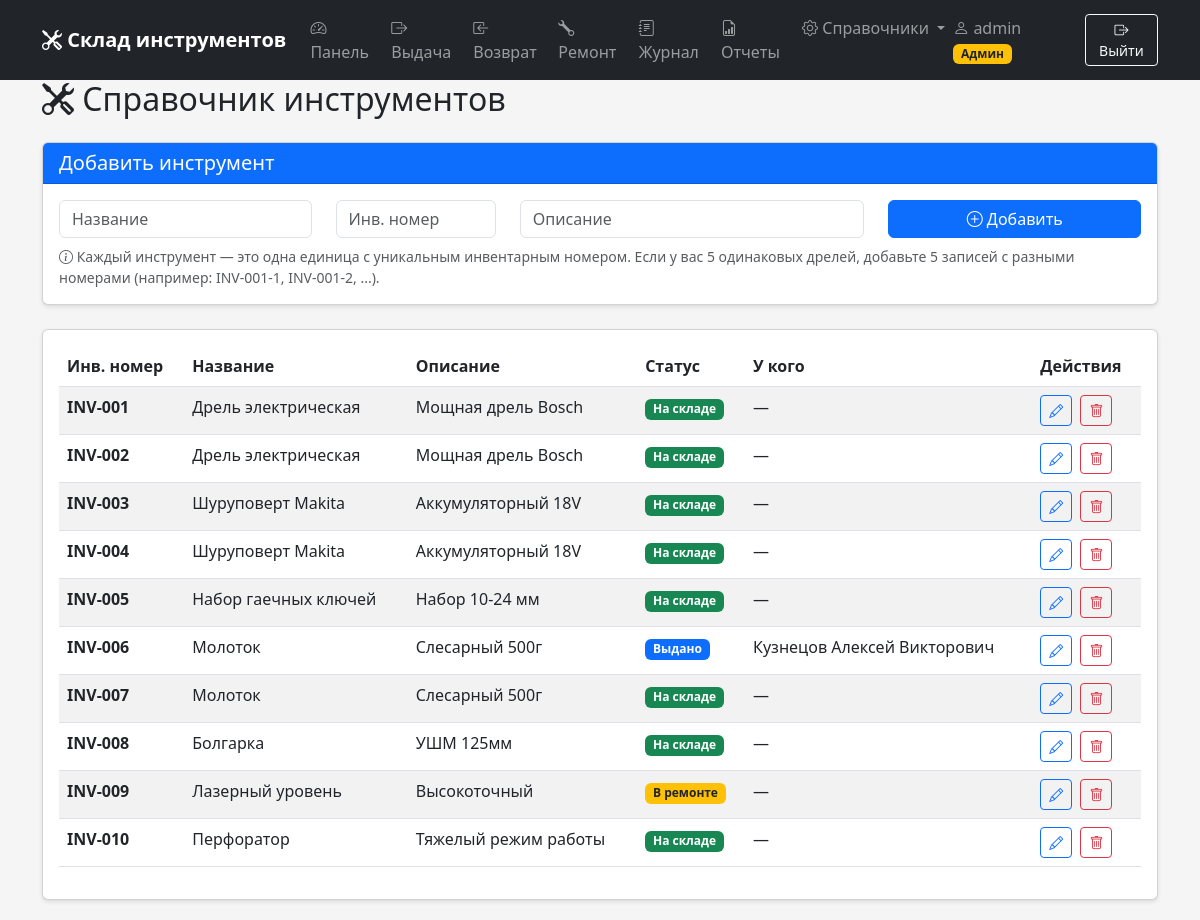
The page /tools_directory (signed in) on the database its author committed.
### tables this page shows
CREATE TABLE tools (
        id INTEGER PRIMARY KEY AUTOINCREMENT,
        name TEXT NOT NULL,
        inventory_number TEXT UNIQUE,
        description TEXT,
        status TEXT DEFAULT 'ok'
    );

### app.py (the view)
@app.route('/tools_directory')
@login_required
def tools_directory():
    conn = get_db()
    tools = conn.execute('''
        SELECT t.*,
               CASE WHEN t.status = 'issued' THEN e.fullname ELSE NULL END as issued_to
        FROM tools t
        LEFT JOIN transactions tr ON t.id = tr.tool_id AND tr.status = 'issued'
        LEFT JOIN employees e ON tr.employee_id = e.id
        ORDER BY t.inventory_number
    ''').fetchall()
    conn.close()
    return render_template('tools_directory.html', tools=tools)

### app.py (called while the page is built)
def get_db():
    conn = sqlite3.connect('tools.db')
    conn.row_factory = sqlite3.Row
    return conn

def login_required(f):
    @wraps(f)
    def decorated_function(*args, **kwargs):
        if 'user_id' not in session:
            flash('Пожалуйста, войдите в систему', 'warning')
            return redirect(url_for('login'))
        return f(*args, **kwargs)
    return decorated_function

### templates/tools_directory.html (shortened to what this page needs)
{% extends "base.html" %}
{% block content %}
<div class="container">
    <h2 class="mb-4"><i class="bi bi-tools"></i> Справочник инструментов</h2>
    {% if session.role == 'admin' %}
    <div class="card mb-4">
        <div class="card-header bg-primary text-white">
            <h5 class="mb-0">Добавить инструмент</h5>
        </div>
        <div class="card-body">
            <form method="POST" action="/add_tool">
                <div class="row">
                    <div class="col-md-3">
                        <input type="text" class="form-control" name="name" placeholder="Название" required>
                    </div>
                    <div class="col-md-2">
                        <input type="text" class="form-control" name="inventory_number" placeholder="Инв. номер" required>
                    </div>
                    <div class="col-md-4">
                        <input type="text" class="form-control" name="description" placeholder="Описание">
                    </div>
                    <div class="col-md-3">
                        <button type="submit" class="btn btn-primary w-100">
                            <i class="bi bi-plus-circle"></i> Добавить
                        </button>
                    </div>
                </div>
                <div class="form-text mt-2">
                    <i class="bi bi-info-circle"></i>
                    Каждый инструмент — это одна единица с уникальным инвентарным номером.
                    Если у вас 5 одинаковых дрелей, добавьте 5 записей с разными номерами (например: INV-001-1, INV-001-2, ...).
                </div>
            </form>
        </div>
    </div>
    {% endif %}
    <div class="card">
        <div class="card-body">
            <div class="table-responsive">
                <table class="table table-striped">
                    <thead>
                        <tr>
                            <th>Инв. номер</th>
                            <th>Название</th>
                            <th>Описание</th>
                            <th>Статус</th>
                            <th>У кого</th>
                            {% if session.role == 'admin' %}
                            <th>Действия</th>
                            {% endif %}
                        </tr>
                    </thead>
                    <tbody>
                        {% for tool in tools %}
                        <tr>
                            <td><strong>{{ tool.inventory_number }}</strong></td>
                            <td>{{ tool.name }}</td>
                            <td>{{ tool.description }}</td>
                            <td>
                                {% if tool.status == 'ok' %}
                                <span class="badge bg-success">На складе</span>
                                {% elif tool.status == 'issued' %}
                                <span class="badge bg-primary">Выдано</span>
                                {% elif tool.status == 'repair' %}
                                <span class="badge bg-warning text-dark">В ремонте</span>
                                {% else %}
                                <span class="badge bg-danger">Списан</span>
                                {% endif %}
                            </td>
                            <td>
                                {% if tool.status == 'issued' and tool.issued_to %}
                                {{ tool.issued_to }}
                                {% else %}
                                —
                                {% endif %}
                            </td>
                            {% if session.role == 'admin' %}
                            <td>
                                <button class="btn btn-sm btn-outline-primary me-1"
                                        onclick="editTool({{ tool.id }}, '{{ tool.name }}', '{{ tool.description }}', '{{ tool.status }}')">
                                    <i class="bi bi-pencil"></i>
                                </button>
                                <a href="/delete_tool/{{ tool.id }}"
                                   class="btn btn-sm btn-outline-danger"
                                   onclick="return confirm('Удалить инструмент {{ tool.inventory_number }} — {{ tool.name }}?')">
                                    <i class="bi bi-trash"></i>
                                </a>
                            </td>
                            {% endif %}
                        </tr>
                        {% endfor %}
                    </tbody>
                </table>
            </div>
        </div>
    </div>
</div>
{% endblock %}

### templates/base.html (shortened to what this page needs)
<!DOCTYPE html>
<html lang="ru">
<head>
    <link href="https://cdn.jsdelivr.net/npm/bootstrap@5.3.0/dist/css/bootstrap.min.css" rel="stylesheet">
    <link rel="stylesheet" href="https://cdn.jsdelivr.net/npm/bootstrap-icons@1.11.0/font/bootstrap-icons.css">
</head>
<body>
    <nav class="navbar navbar-expand-lg navbar-dark bg-dark fixed-top">
        <div class="container">
            <a class="navbar-brand" href="/dashboard">
                <i class="bi bi-tools"></i> Склад инструментов
            </a>
            {% if session.user_id %}
            <div class="collapse navbar-collapse" id="navbarNav">
                <ul class="navbar-nav me-auto">
                    <li class="nav-item">
                        <a class="nav-link" href="/dashboard"><i class="bi bi-speedometer2"></i> Панель</a>
                    </li>
                    <li class="nav-item">
                        <a class="nav-link" href="/issue"><i class="bi bi-box-arrow-right"></i> Выдача</a>
                    </li>
                    <li class="nav-item">
                        <a class="nav-link" href="/return_tool"><i class="bi bi-box-arrow-in-left"></i> Возврат</a>
                    </li>
                    <li class="nav-item">
                        <a class="nav-link" href="/repairs"><i class="bi bi-wrench"></i> Ремонт</a>
                    </li>
                    <li class="nav-item">
                        <a class="nav-link" href="/journal"><i class="bi bi-journal-text"></i> Журнал</a>
                    </li>
                    <li class="nav-item">
                        <a class="nav-link" href="/reports"><i class="bi bi-file-earmark-bar-graph"></i> Отчеты</a>
                    </li>
                    <li class="nav-item dropdown">
                        <a class="nav-link dropdown-toggle" href="#" role="button" data-bs-toggle="dropdown">
                            <i class="bi bi-gear"></i> Справочники
                        </a>
                    </li>
                </ul>
                <span class="navbar-text me-3">
                    <i class="bi bi-person"></i> {{ session.username }}
                    {% if session.role == 'admin' %}
                    <span class="badge bg-warning text-dark">Админ</span>
                    {% endif %}
                </span>
                <a href="/logout" class="btn btn-outline-light btn-sm">
                    <i class="bi bi-box-arrow-right"></i> Выйти
                </a>
            </div>
            {% endif %}
        </div>
    </nav>
    {% block content %}{% endblock %}
</body>
</html>

### templates/base.html (style rules this page uses)
body { padding-top: 60px; background-color: #f5f5f5; }
.navbar-brand { font-weight: bold; }
.card { margin-bottom: 20px; box-shadow: 0 2px 4px rgba(0,0,0,0.1); }

### rows shown on the page
tools: inventory_number "INV-001", name "Дрель электрическая", description "Мощная дрель Bosch", status "На складе"
tools: inventory_number "INV-002", name "Дрель электрическая", description "Мощная дрель Bosch", status "На складе"
tools: inventory_number "INV-003", name "Шуруповерт Makita", description "Аккумуляторный 18V", status "На складе"
tools: inventory_number "INV-004", name "Шуруповерт Makita", description "Аккумуляторный 18V", status "На складе"
tools: inventory_number "INV-005", name "Набор гаечных ключей", description "Набор 10-24 мм", status "На складе"
tools: inventory_number "INV-006", name "Молоток", description "Слесарный 500г", status "Выдано", issued_to "Кузнецов Алексей Викторович"
tools: inventory_number "INV-007", name "Молоток", description "Слесарный 500г", status "На складе"
tools: inventory_number "INV-008", name "Болгарка", description "УШМ 125мм", status "На складе"
tools: inventory_number "INV-009", name "Лазерный уровень", description "Высокоточный", status "В ремонте"
tools: inventory_number "INV-010", name "Перфоратор", description "Тяжелый режим работы", status "На складе"

### other values the page prints
{{ session.username }} "admin"
